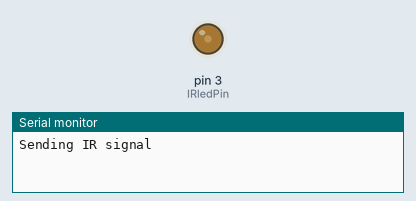
Bench run of a sketch on a simulated Arduino Uno, built with avr-gcc and run on an emulated ATmega328P. Shown: output pins drawn as LEDs (lit = HIGH), the last lines printed to the serial monitor.

Above: at 0.05 s.
At 7.3 s:
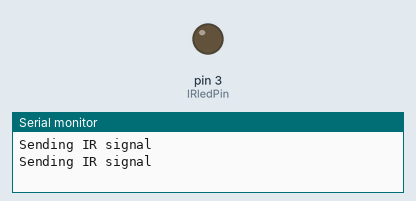
Timing chart, 0 to 9.5 s (numbered marks = the images above):
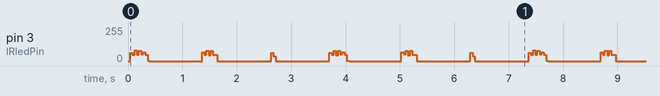

The sketch:

IR_Send_Working_groupedArray.ino
```cpp
// This sketch will send out a Nikon D50 trigger signal (probably works with most Nikons)
// See the full tutorial at http://www.ladyada.net/learn/sensors/ir.html
// this code is public domain, please enjoy!

int IRledPin = 3;  // LED connected to digital pin 13

// The setup() method runs once, when the sketch starts


int IRLED[][150]=

{{
// ON, OFF (in 10's of microseconds)
//LED ON
	886, 436,
	58, 50,
	60, 50,
	60, 50,
	58, 50,
	60, 50,
	60, 50,
	58, 50,
	62, 48,
	62, 158,
	60, 160,
	58, 160,
	62, 158,
	60, 160,
	60, 160,
	60, 158,
	62, 160,
	58, 160,
	62, 156,
	62, 160,
	60, 48,
	62, 48,
	60, 50,
	60, 48,
	62, 48,
	62, 50,
	58, 50,
	60, 50,
	60, 158,
	62, 158,
	60, 160,
	60, 158,
	62, 160,
	58, 3916,
	886, 214,
	60, 0},
 {

// ON, OFF (in 10's of microseconds)
//LED OFF

	884, 440,

	54, 54,

	56, 52,

	56, 56,

	54, 54,

	58, 52,

	58, 52,

	56, 52,

	58, 52,

	56, 164,

	56, 164,

	56, 162,

	58, 164,

	56, 162,

	56, 164,

	54, 164,

	60, 162,

	54, 54,

	56, 164,

	56, 164,

	56, 54,

	54, 54,

	58, 52,

	58, 52,

	56, 52,

	58, 164,

	54, 52,

	58, 54,

	56, 162,

	58, 164,

	54, 164,

	58, 160,

	60, 162,

	58, 0},

{

// ON, OFF (in 10's of microseconds)
//int LED_BrightDown[] =

	884, 438,

	58, 50,

	62, 48,

	58, 52,

	60, 48,

	62, 48,

	60, 50,

	58, 50,

	64, 46,

	60, 160,

	62, 158,

	60, 160,

	60, 158,

	62, 158,

	62, 158,

	60, 158,

	64, 158,

	60, 48,

	62, 48,

	60, 158,

	62, 48,

	60, 52,

	60, 48,

	62, 46,

	58, 54,

	58, 160,

	60, 158,

	64, 48,

	60, 158,

	62, 160,

	60, 158,

	60, 158,

	64, 158,

	60, 0},

 {

// ON, OFF (in 10's of microseconds)
//int LED_BrightUp[] =

	886, 436,

	60, 50,

	58, 52,

	58, 50,

	58, 56,

	54, 52,

	58, 54,

	58, 52,

	54, 54,

	58, 162,

	56, 164,

	56, 162,

	60, 162,

	58, 160,

	58, 160,

	58, 162,

	58, 160,

	58, 164,

	58, 48,

	62, 160,

	60, 50,

	58, 50,

	60, 50,

	62, 46,

	60, 52,

	60, 50,

	58, 162,

	58, 50,

	62, 156,

	60, 160,

	60, 162,

	60, 158,

	58, 160,

	64, 3910,

	890, 212,

	60, 0},

 {

// ON, OFF (in 10's of microseconds)
//int LED_White[] =

	888, 434,

	60, 48,

	62, 48,

	60, 50,

	60, 48,

	62, 48,

	60, 50,

	62, 46,

	64, 46,

	60, 160,

	60, 160,

	62, 156,

	62, 158,

	64, 156,

	60, 160,

	60, 158,

	64, 158,

	60, 158,

	62, 158,

	62, 48,

	64, 154,

	64, 46,

	60, 50,

	62, 48,

	62, 46,

	62, 48,

	62, 48,

	62, 158,

	62, 46,

	64, 158,

	60, 158,

	60, 158,

	64, 158,

	62, 3912,

	886, 216,

	60, 0}};


void setup()  {
 // initialize the IR digital pin as an output:
 pinMode(IRledPin, OUTPUT);

 Serial.begin(9600);
}

void loop()
{
 Serial.println("Sending IR signal");

 SendIR(0); // lights on

 SendIR(0); // lights on
  SendIR(2);
 SendIR(2);

 delay(1*1000); // wait one minute (60 seconds * 1000 milliseconds)

 SendIR(4); // turn to white
 SendIR(3);
 SendIR(3);

  delay(1*1000); // wait one minute (60 seconds * 1000 milliseconds)

  SendIR(1);
   delay(1*1000); // wait one minute (60 seconds * 1000 milliseconds)
 //pulseIR(450); //60ms
 //delayMicroseconds(580); //50
 //pulseIR(700);
 //delayMicroseconds(1700); // 160
 //pulseIR(1350); // 160 long
 //delayMicroseconds(3000);
}

// This procedure sends a 38KHz pulse to the IRledPin
// for a certain # of microseconds. We'll use this whenever we need to send codes
void pulseIR(long microsecs) {
 // we'll count down from the number of microseconds we are told to wait

 cli(); // this turns off any background interrupts

 while (microsecs > 0) {
  // 38 kHz is about 13 microseconds high and 13 microseconds low
  digitalWrite(IRledPin, HIGH); // this takes about 3 microseconds to happen
  delayMicroseconds(10);     // hang out for 10 microseconds, you can also change this to 9 if its not working
  digitalWrite(IRledPin, LOW);  // this also takes about 3 microseconds
  delayMicroseconds(10);     // hang out for 10 microseconds, you can also change this to 9 if its not working

  // so 26 microseconds altogether
  microsecs -= 26;
 }

 sei(); // this turns them back on
}

 void SendIR(int num){
   int Signalsize = sizeof(IRLED[num]) / sizeof(IRLED[num][0]);
   for (int i=0; i<Signalsize; i++){
   if (i%2==0){
    pulseIR(IRLED[num][i]*10);
   }
   else{
    delayMicroseconds(IRLED[num][i]*10);
   }
   }
 }
```

Measured:
- by itself, pin 3 (IRledPin): moves between 0/255 and 79/255, repeating every 7.3 s
